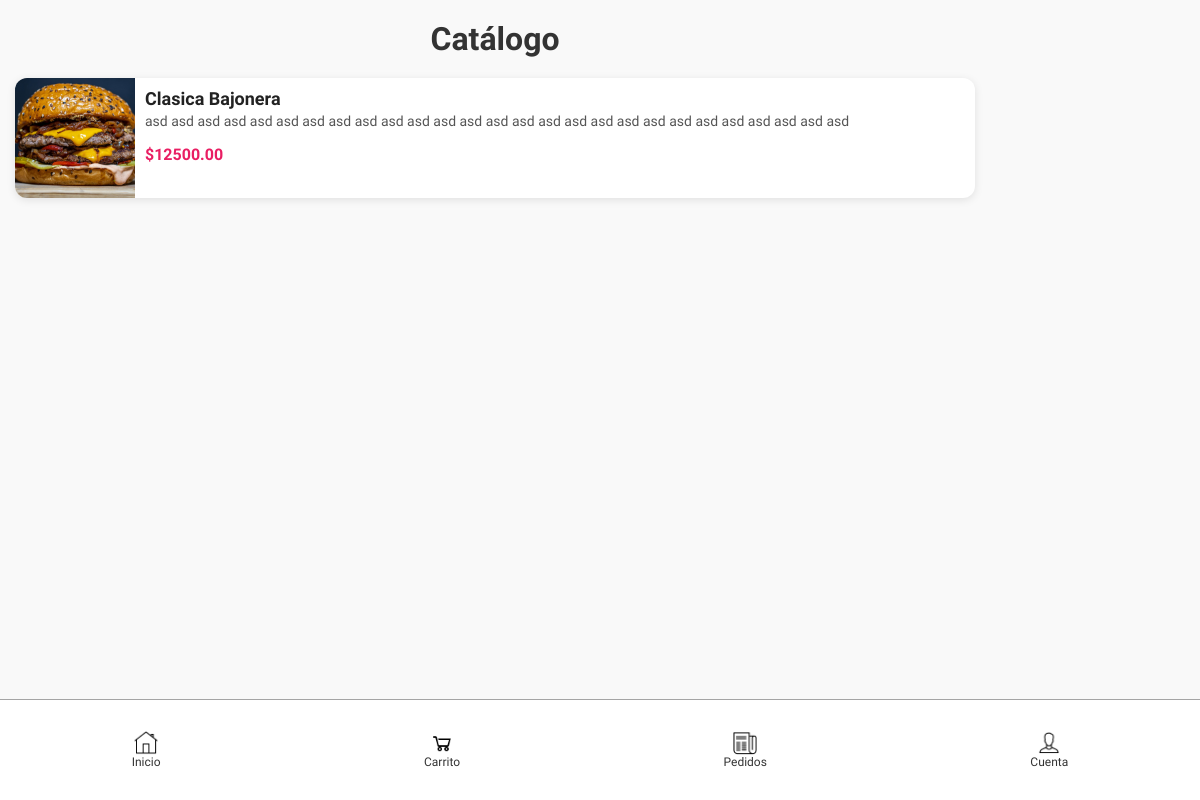
/catalogo/ (signed in), run on the app's committed database.
### mi_app/models.py (models this page shows, shortened)
class Producto(models.Model):
    nombre = models.CharField(max_length=100)
    descripcion = models.TextField(blank=True)
    precio = models.DecimalField(max_digits=8, decimal_places=2)
    categoria = models.CharField(max_length=50)
    disponible = models.BooleanField(default=True)
    personalizable = models.BooleanField(default=False)
    campos_personalizacion = models.ManyToManyField('PersonalizacionCampo', blank=True, related_name='productos')
    imagen = models.ImageField(upload_to='productos/', blank=True, null=True)  # 👈 campo nuevo

### mi_app/views/cliente.py (the view)
# urls.py: path('catalogo/', views.catalogo_cliente, name='catalogo_cliente'),
@login_required
def catalogo_cliente(request):
    productos = Producto.objects.filter(disponible=True)
    return render(request, 'cliente/catalogo.html', {'productos': productos})

### mi_app/templates/cliente/catalogo.html
{% extends 'base.html' %}
{% block content %}
{% load static %}
<link rel="stylesheet" href="{% static 'css/catalogo.css' %}">
<h1>Catálogo</h1>
<div class="grid">
  {% for producto in productos %}
    <a href="{% url 'detalle_producto' producto.id %}" style="text-decoration: none; color: inherit;">
      <div class="producto-card">
        {% if producto.imagen %}
          <img src="{{ producto.imagen.url }}" alt="{{ producto.nombre }}">
        {% endif %}
        <div class="producto-info">
          <h3>{{ producto.nombre }}</h3>
          <p class="descripcion">{{ producto.descripcion }}</p>
          <p><strong>${{ producto.precio }}</strong></p>
        </div>
      </div>
    </a>
  {% endfor %}
</div>
{% endblock %}

### mi_app/static/css/base.css (style rules this page uses)
body, h1, h2, h3, h4, h5, h6, p, a, span, div, input, button, select, textarea { font-family: 'Jockey One', Arial, sans-serif !important; }
body { margin: 0; background-color: #f9f9f9; color: #333; padding: 0 !important;; }
p { font-family: 'Jockey One', Arial, sans-serif; }
h3 { font-size: 1.15em; font-weight: bold; font-family: 'Jockey One', Arial, sans-serif; }
body { padding-bottom: 60px; }
body { min-height: 100vh; display: flex; flex-direction: column; }

### mi_app/static/css/catalogo.css (style rules this page uses)
body { font-family: 'Helvetica Neue', sans-serif; background-color: #f9f9f9; margin: 0; padding: 0 10px; }
h1 { text-align: center; color: #333; margin: 20px 0; }
.grid { display: flex; flex-direction: column; gap: 20px; }
.producto-card { display: flex; flex-direction: row; background-color: white; border-radius: 12px; overflow: hidden; box-shadow: 0 2px 8px rgba(0,0,0,0.1); transition: transform 0.2s ease-in-out; height: 120px; }
.producto-card img { width: 120px; height: 120px; object-fit: cover; }
.producto-info { flex: 1; padding: 10px; display: flex; flex-direction: column; justify-content: space-between; height: 120px; box-sizing: border-box; overflow: hidden; }
.producto-info h3 { margin: 0; font-size: 18px; color: #222; }
.producto-info p { margin: 4px 0; font-size: 14px; color: #555; display: -webkit-box; -webkit-line-clamp: 1; -webkit-box-orient: vertical; overflow: hidden; text-overflow: ellipsis; height: 2.8em; max-height: 2.8em; word-break: break-word; flex: 1 1 auto; }
.producto-info .descripcion { margin: 4px 0; font-size: 14px; color: #555; white-space: nowrap; overflow: hidden; text-overflow: ellipsis; display: block; height: auto; max-height: none; }
.producto-info strong { color: #e91e63; font-size: 16px; }

### data on the page
Producto: imagen (picture), nombre "Clasica Bajonera", descripcion "asd asd asd asd asd asd asd asd asd asd asd asd asd asd asd asd asd asd asd asd asd asd asd asd asd asd asd", precio "12500.00"
